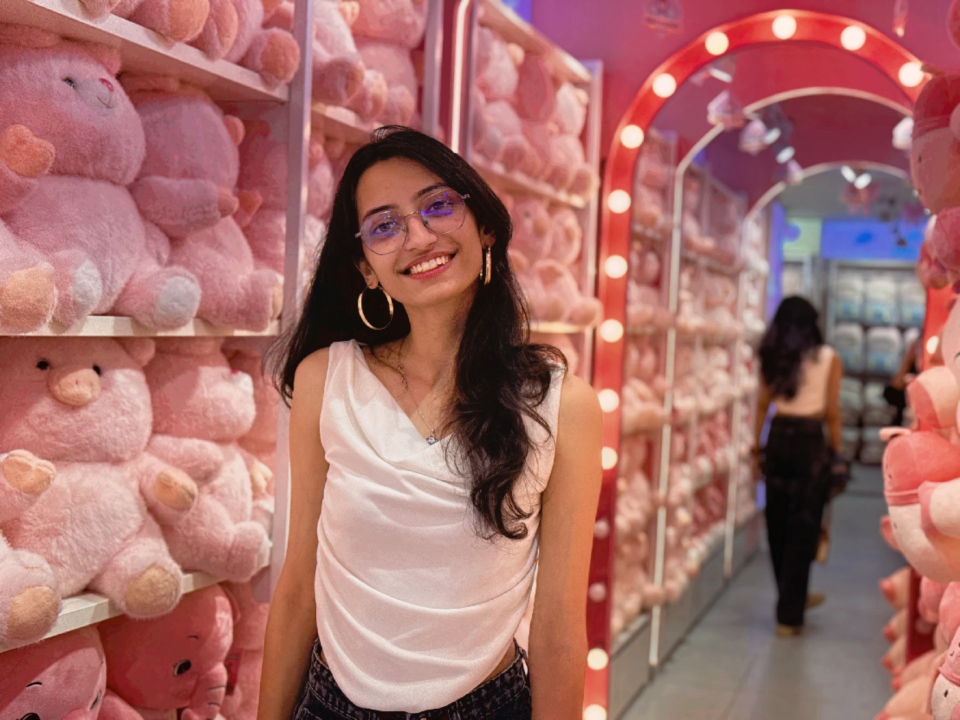
#> input picture me.jpg, 2880 x 2160 px (shown at 1/3 size)
$ python build_ascii_persona.py
#> lines starting #> are read from the running program, lines starting #| are printed output that depends on the picture
from __future__ import annotations

import argparse
from pathlib import Path
from xml.etree import ElementTree as ET

import numpy as np
from PIL import Image, ImageEnhance, ImageFilter, ImageOps

ROOT = Path(__file__).resolve().parents[1]

RAMP = " .:-=+*#%@"
ACCENT = "#E8A33D"
TEXT = "#F5EFE6"
DIM = "#A5927B"
BG = "#0D0A07"
PANEL = "#15110D"


def crop_face(image: Image.Image) -> Image.Image:
    """Tight head crop tuned for me.jpg."""
    w, h = image.size
    return image.crop((int(w * 0.34), int(h * 0.02), int(w * 0.62), int(h * 0.70)))


def prep_gray(image: Image.Image) -> Image.Image:
    gray = ImageOps.grayscale(image)
    gray = ImageOps.autocontrast(gray, cutoff=2)
    gray = ImageEnhance.Contrast(gray).enhance(1.6)
    gray = ImageEnhance.Brightness(gray).enhance(1.05)

    # Soft vignette kills busy background so the face dominates the ASCII.
    arr = np.array(gray).astype(np.float32)
    yy, xx = np.mgrid[0 : arr.shape[0], 0 : arr.shape[1]]
    cy, cx = arr.shape[0] * 0.42, arr.shape[1] * 0.50
    ry, rx = arr.shape[0] * 0.55, arr.shape[1] * 0.55
    dist = ((yy - cy) / ry) ** 2 + ((xx - cx) / rx) ** 2
    mask = np.clip(1.15 - dist, 0.0, 1.0)
    arr = arr * mask
    gray = Image.fromarray(arr.astype(np.uint8))
    return gray.filter(ImageFilter.UnsharpMask(radius=1.2, percent=140, threshold=2))


def to_ascii_grid(image: Image.Image, cols: int, rows: int) -> list[str]:
    resized = image.resize((cols, rows), Image.Resampling.LANCZOS)
    pixels = list(resized.get_flattened_data()) if hasattr(resized, "get_flattened_data") else list(resized.getdata())
    ramp_max = len(RAMP) - 1
    lines: list[str] = []
    for y in range(rows):
        chars = []
        for x in range(cols):
            brightness = pixels[y * cols + x]
            idx = round((brightness / 255) * ramp_max)
            chars.append(RAMP[idx])
        lines.append("".join(chars))
    return lines


def build_hero_svg(grid: list[str]) -> str:
    cols = len(grid[0])
    rows = len(grid)
    cell_w, cell_h = 7, 11
    ascii_pad_x, ascii_pad_y = 26, 58
    left_panel_w = ascii_pad_x * 2 + cols * cell_w
    right_panel_w = 400
    width = left_panel_w + right_panel_w
    height = max(ascii_pad_y + rows * cell_h + 44, 540)

    svg = ET.Element(
        "svg",
        {
            "xmlns": "http://www.w3.org/2000/svg",
            "width": str(width),
            "height": str(height),
            "viewBox": f"0 0 {width} {height}",
            "role": "img",
            "aria-label": "Chitrangi Bhatnagar ASCII persona card",
        },
    )

    ET.SubElement(svg, "rect", {"width": str(width), "height": str(height), "rx": "14", "fill": BG})
    ET.SubElement(
        svg,
        "rect",
        {
            "x": "1",
            "y": "1",
            "width": str(width - 2),
            "height": str(height - 2),
            "rx": "13",
            "fill": "none",
            "stroke": ACCENT,
            "stroke-width": "1.5",
        },
    )
    ET.SubElement(svg, "rect", {"x": "1", "y": "1", "width": str(width - 2), "height": "36", "rx": "13", "fill": PANEL})
    ET.SubElement(svg, "rect", {"x": "1", "y": "20", "width": str(width - 2), "height": "17", "fill": PANEL})
    ET.SubElement(svg, "line", {"x1": "1", "y1": "37", "x2": str(width - 1), "y2": "37", "stroke": ACCENT, "stroke-width": "1"})
    for i, color in enumerate(("#FF5F56", "#FFBD2E", "#27C93F")):
        ET.SubElement(svg, "circle", {"cx": str(22 + i * 18), "cy": "19", "r": "5", "fill": color})
    ET.SubElement(
        svg,
        "text",
        {
            "x": str(width // 2),
            "y": "23",
            "fill": ACCENT,
            "font-family": "ui-monospace, SFMono-Regular, Menlo, Consolas, monospace",
            "font-size": "13",
            "font-weight": "700",
            "text-anchor": "middle",
        },
    ).text = "chitrangi@nexus — persona.card"

    ET.SubElement(
        svg,
        "line",
        {
            "x1": str(left_panel_w),
            "y1": "37",
            "x2": str(left_panel_w),
            "y2": str(height - 1),
            "stroke": "#3A2A18",
            "stroke-width": "1",
        },
    )

    ascii_group = ET.SubElement(
        svg,
        "g",
        {
            "font-family": "ui-monospace, SFMono-Regular, Menlo, Consolas, monospace",
            "font-size": "11",
            "fill": ACCENT,
        },
    )
    ET.SubElement(ascii_group, "text", {"x": str(ascii_pad_x), "y": "52", "fill": DIM, "font-size": "11"}).text = "$ cat portrait.ascii"

    for i, line in enumerate(grid):
        y = ascii_pad_y + 6 + i * cell_h
        node = ET.SubElement(ascii_group, "text", {"x": str(ascii_pad_x), "y": str(y)})
        node.text = line
        ET.SubElement(
            node,
            "animate",
            {
                "attributeName": "opacity",
                "values": "0.3;1",
                "dur": "0.75s",
                "begin": f"{i * 0.014:.3f}s",
                "fill": "freeze",
            },
        )

    rx = left_panel_w + 26
    font = "ui-monospace, SFMono-Regular, Menlo, Consolas, monospace"
    ET.SubElement(svg, "text", {"x": str(rx), "y": "68", "fill": ACCENT, "font-family": font, "font-size": "20", "font-weight": "700"}).text = "Chitrangi Bhatnagar"
    ET.SubElement(svg, "text", {"x": str(rx), "y": "92", "fill": TEXT, "font-family": font, "font-size": "13"}).text = "> AI Engineer  ·  ML Practitioner"

    y = 130
    for label, value in (
        ("LOC", "Bengaluru, India"),
        ("EDU", "B.Tech CS · AI & ML"),
        ("UNI", "Presidency University"),
        ("GPA", "8.54"),
        ("NOW", "Open to opportunities"),
    ):
        ET.SubElement(svg, "text", {"x": str(rx), "y": str(y), "fill": DIM, "font-family": font, "font-size": "12"}).text = f"[{label}]"
        ET.SubElement(svg, "text", {"x": str(rx + 70), "y": str(y), "fill": TEXT, "font-family": font, "font-size": "12"}).text = value
        y += 28

    ET.SubElement(svg, "text", {"x": str(rx), "y": str(y + 16), "fill": ACCENT, "font-family": font, "font-size": "13", "font-weight": "700"}).text = "[ stack ]"
    y += 44
    for skill, bar in (
        ("Python / AI / ML", 158),
        ("LangChain / RAG", 138),
        ("FastAPI / Backend", 146),
        ("React / TypeScript", 126),
    ):
        ET.SubElement(svg, "text", {"x": str(rx), "y": str(y), "fill": TEXT, "font-family": font, "font-size": "12"}).text = skill
        ET.SubElement(svg, "rect", {"x": str(rx + 168), "y": str(y - 9), "width": "168", "height": "8", "rx": "4", "fill": "#241B10"})
        ET.SubElement(svg, "rect", {"x": str(rx + 168), "y": str(y - 9), "width": str(bar), "height": "8", "rx": "4", "fill": ACCENT})
        y += 30

    ET.SubElement(svg, "text", {"x": str(rx), "y": str(y + 12), "fill": ACCENT, "font-family": font, "font-size": "13", "font-weight": "700"}).text = "[ focus ]"
    ET.SubElement(svg, "text", {"x": str(rx), "y": str(y + 36), "fill": TEXT, "font-family": font, "font-size": "12"}).text = "eval · features · deployment"

    ET.SubElement(svg, "text", {"x": "26", "y": str(height - 16), "fill": DIM, "font-family": font, "font-size": "11"}).text = "ready."
    cursor = ET.SubElement(svg, "rect", {"x": "70", "y": str(height - 28), "width": "7", "height": "12", "fill": ACCENT})
    ET.SubElement(cursor, "animate", {"attributeName": "opacity", "values": "1;0;1", "dur": "1.05s", "repeatCount": "indefinite"})

    return ET.tostring(svg, encoding="unicode")


def main() -> None:
    parser = argparse.ArgumentParser(description="Build ASCII persona hero SVG from me.jpg")
    parser.add_argument("--source", type=Path, default=ROOT / "me.jpg")
    parser.add_argument("--out", type=Path, default=ROOT / "assets" / "persona-card.svg")
    parser.add_argument("--cols", type=int, default=54)
    parser.add_argument("--rows", type=int, default=66)
    args = parser.parse_args()

    face = prep_gray(crop_face(Image.open(args.source).convert("RGB")))
#> in crop_face, `w, h = image.size`: w = 2880; h = 2160
#> in crop_face, `return image.crop((int(w * 0.34), int(h * 0.02), int(w * 0.62), int(h ..`:
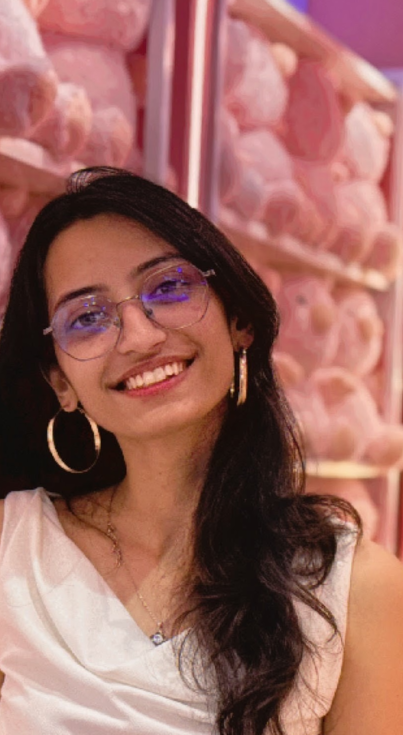
#> returned value: PIL image 806x1469 RGB (shown at 1/2 size); mean R, G, B 156.9, 104.6, 97
#> in prep_gray, `gray = ImageOps.grayscale(image)`:
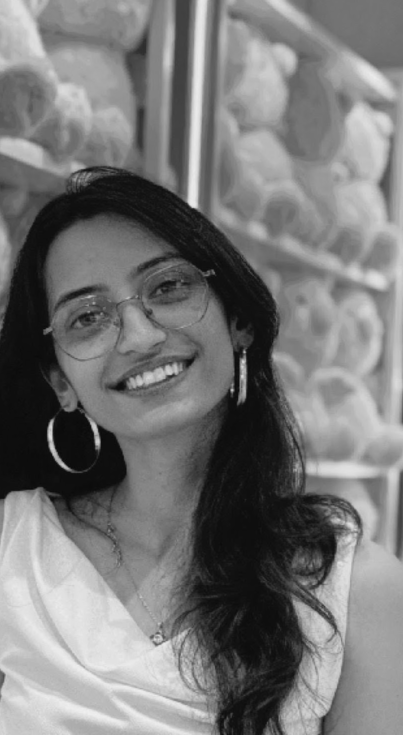
#> gray: PIL image 806x1469 L (shown at 1/2 size); min 5, max 243, mean 119.4
#> in prep_gray, `gray = ImageOps.autocontrast(gray, cutoff=2)`:
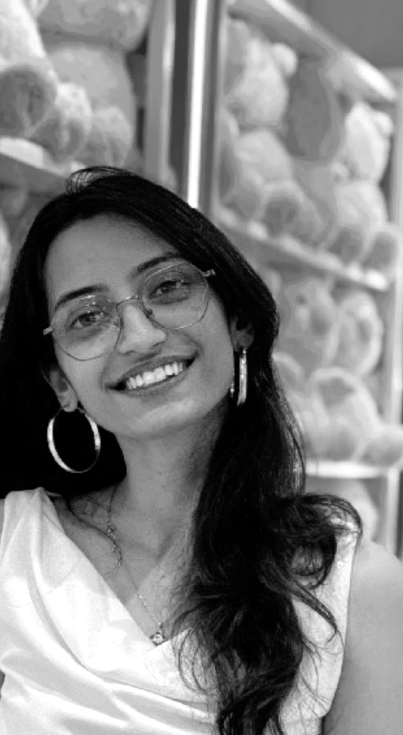
#> gray: PIL image 806x1469 L (shown at 1/2 size); min 0, max 255, mean 127.5
#> in prep_gray, `gray = ImageEnhance.Contrast(gray).enhance(1.6)`:
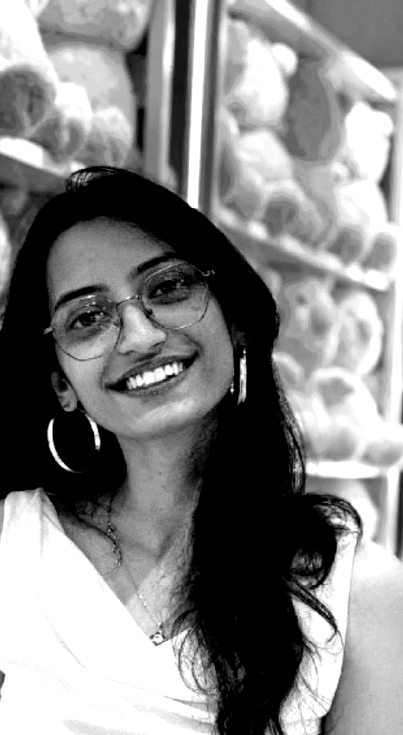
#> gray: PIL image 806x1469 L (shown at 1/2 size); min 0, max 255, mean 133.9
#> in prep_gray, `arr = arr * mask`:
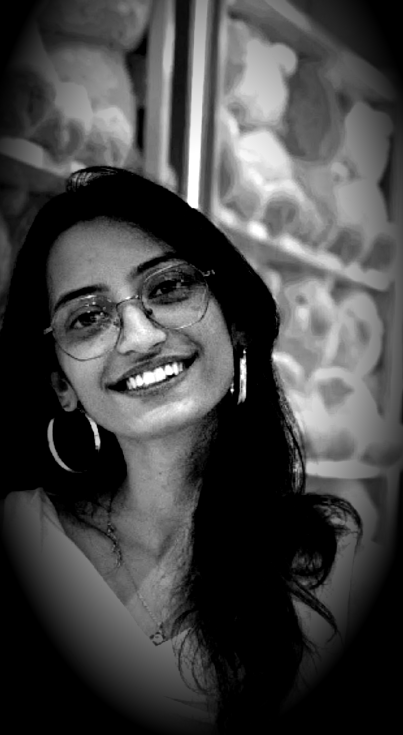
#> arr: shape (1469, 806) float64 (shown at 1/2 size); min 0, max 255, mean 68.7
    face.save(ROOT / "source-prepped.png")
    face.resize((320, 400), Image.Resampling.LANCZOS).save(ROOT / "assets" / "persona-photo.jpg", quality=90)
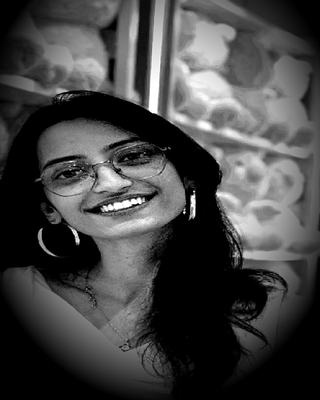
#> saved as persona-photo.jpg: PIL image 320x400 L; min 0, max 255, mean 68.5

    grid = to_ascii_grid(face, args.cols, args.rows)
#> in to_ascii_grid, `resized = image.resize((cols, rows), Image.Resampling.LANCZOS)`:
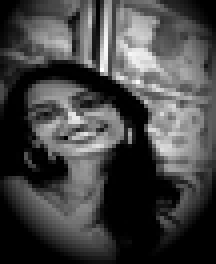
#> resized: PIL image 54x66 L (shown 4 times larger); min 0, max 255, mean 68.7
#> in to_ascii_grid, `pixels = list(resized.get_flattened_data()) if hasattr(resized, "get_f..`: pixels = 3564 values, max 255 at index 943, min 0 at index 0, mean 68.68
#> after the loop in to_ascii_grid, `for y in range(rows):`: lines = 66 items
#> grid = 66 items
    print("ASCII preview (eyes/mid):")
    for line in grid[18:36]:
        print(line)
#> this loop made 18 passes

    svg = build_hero_svg(grid)
#> in build_hero_svg, `cols = len(grid[0])`: cols = 54
#> in build_hero_svg, `rows = len(grid)`: rows = 66
#> in build_hero_svg, `left_panel_w = ascii_pad_x * 2 + cols * cell_w`: left_panel_w = 430
#> in build_hero_svg, `width = left_panel_w + right_panel_w`: width = 830
#> in build_hero_svg, `height = max(ascii_pad_y + rows * cell_h + 44, 540)`: height = 828
#> the loop in build_hero_svg, `for i, line in enumerate(grid):` made 66 passes
#> y on passes 1 to 12: 64, 75, 86, 97, 108, 119, 130, 141, 152, 163, 174, 185
#> in build_hero_svg, `rx = left_panel_w + 26`: rx = 456
#> after the loop in build_hero_svg, `for skill, bar in (`: y = 434
    args.out.parent.mkdir(parents=True, exist_ok=True)
    args.out.write_text(svg, encoding="utf-8")
    (ROOT / "avi-ascii.svg").write_text(svg, encoding="utf-8")
    print(f"wrote {args.out} ({args.out.stat().st_size} bytes)")


if __name__ == "__main__":
    main()
